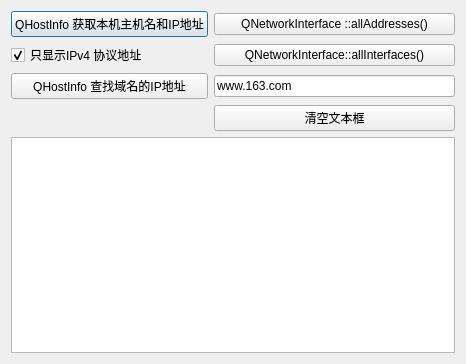
<?xml version="1.0" encoding="UTF-8"?>
<ui version="4.0">
 <class>Dialog</class>
 <widget class="QDialog" name="Dialog">
  <property name="geometry">
   <rect>
    <x>0</x>
    <y>0</y>
    <width>466</width>
    <height>364</height>
   </rect>
  </property>
  <property name="windowTitle">
   <string>网络主机信息</string>
  </property>
  <layout class="QVBoxLayout" name="verticalLayout">
   <item>
    <layout class="QGridLayout" name="gridLayout">
     <item row="0" column="0">
      <widget class="QPushButton" name="btnGetHostInfo">
       <property name="text">
        <string>QHostInfo 获取本机主机名和IP地址</string>
       </property>
      </widget>
     </item>
     <item row="0" column="1">
      <widget class="QPushButton" name="btnDetail">
       <property name="text">
        <string>QNetworkInterface ::allAddresses()</string>
       </property>
      </widget>
     </item>
     <item row="1" column="0">
      <widget class="QCheckBox" name="chkOnlyIPv4">
       <property name="text">
        <string>只显示IPv4 协议地址</string>
       </property>
       <property name="checked">
        <bool>true</bool>
       </property>
      </widget>
     </item>
     <item row="1" column="1">
      <widget class="QPushButton" name="btnALLInterface">
       <property name="text">
        <string>QNetworkInterface::allInterfaces()</string>
       </property>
      </widget>
     </item>
     <item row="2" column="0">
      <widget class="QPushButton" name="btnLookup">
       <property name="text">
        <string>QHostInfo 查找域名的IP地址</string>
       </property>
      </widget>
     </item>
     <item row="2" column="1">
      <widget class="QLineEdit" name="editHost">
       <property name="text">
        <string>www.163.com</string>
       </property>
      </widget>
     </item>
     <item row="3" column="1">
      <widget class="QPushButton" name="btnClear">
       <property name="text">
        <string>清空文本框</string>
       </property>
      </widget>
     </item>
    </layout>
   </item>
   <item>
    <widget class="QPlainTextEdit" name="plainTextEdit"/>
   </item>
  </layout>
 </widget>
 <layoutdefault spacing="6" margin="11"/>
 <resources/>
 <connections/>
</ui>
